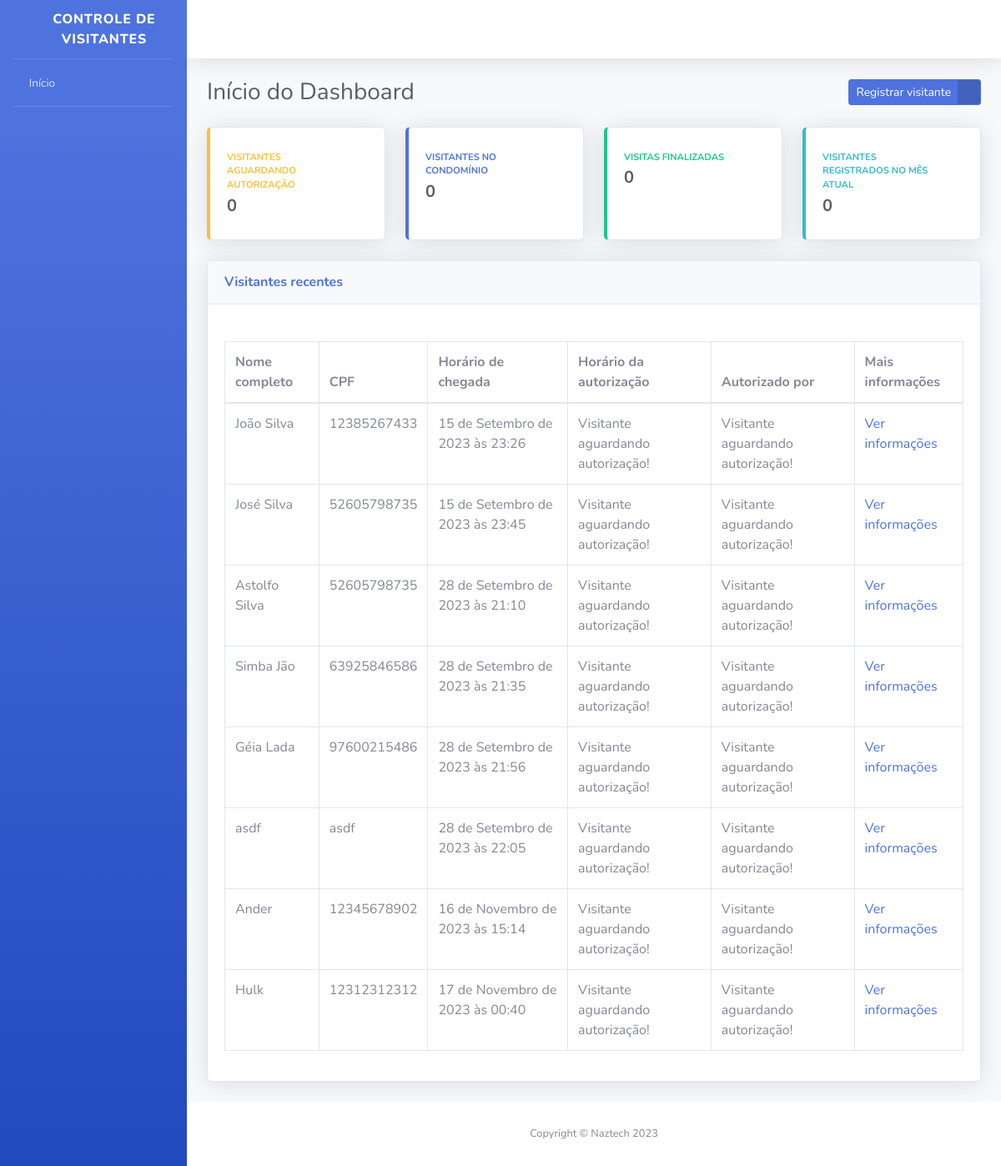
The page / on the database its author committed.
### visitantes/models.py (models this page shows, shortened)
class Visitor(models.Model):
    VISITOR_STATUS = [
        ("AGUARDANDO", "Aguardando autorização"),
        ("EM_VISITA", "Em visita"),
        ("FINALIZADO", "Visita Finalizada"),
    ]
    status = models.CharField(
        verbose_name="Status",
        max_length=10,
        choices=VISITOR_STATUS,
        default="AGUARDANDO"
    )
    full_name = models.CharField(
        verbose_name="Nome completo",
        max_length=100,
        blank=False,
        null=False
    )
    cpf = models.CharField(
        verbose_name="CPF",
        max_length=11,
        null=False
    )
    birth_date = models.DateField(
        verbose_name="Data de nascimento",
        auto_now_add=False,
        auto_now=False,
        null=False
    )
    house_number = models.PositiveSmallIntegerField(
        verbose_name="Número da casa a ser visitada",
    )
    license_plate = models.CharField(
        verbose_name="Placa do veículo",
        max_length=7,
        blank=True,
        null=True
    )
    arrival_time = models.DateTimeField(
        verbose_name="Horário de chegada na portaria",
        auto_now_add=True
    )
    leave_time = models.DateTimeField(
        verbose_name="Horário de saída da portaria",
        auto_now=False,
        blank=True,
        null=True
    )
    authorization_time = models.DateTimeField(
        verbose_name="Horário de autorização de entrada",
        auto_now=False,
        blank=True,
        null=True
    )
    responsible_resident = models.CharField(
        verbose_name="Nome do morador responsável por autorizar a entrada do visitante",
        max_length=194,
        blank=True,
    )
    registered_by = models.ForeignKey(
        "porteiros.Concierge",
        verbose_name="Responsável pelo registro",
        on_delete=models.PROTECT
    )
    def get_authorization_time(self):
        if self.authorization_time:
            return self.authorization_time
        return "Visitante aguardando autorização!"
    def get_responsible_resident(self):
        if self.responsible_resident:
            return self.responsible_resident
        return "Visitante aguardando autorização!"
    class Meta:
        verbose_name = "Visitor"
        verbose_name_plural = "Visitors"
        db_table = "visitor"

### usuarios/views.py (the view)
def index(request):
    all_visitors = Visitor.objects.all()
    context = {
        "nome_pagina": "Início do Dashboard",
        "all_visitors": all_visitors,
    }
    return render(request, 'index.html', context)

### templates/index.html (shortened to what this page needs)
{% extends "base.html" %}
{% block content %}
<div class="container-fluid">
    <div class="d-sm-flex align-items-center justify-content-between mb-4">
        <h1 class="h3 mb-0 text-gray-800">{{nome_pagina}}</h1>
        <a href="{% url "visitor_registration" %}" class="btn btn-primary btn-icon-split btn-sm">
            <span class="text">Registrar visitante</span>
            <span class="icon text-white-50">
                <i class="fas fa-user-plus"></i>
            </span>
        </a>
    </div>
    <div class="row">
        <div class="col-xl-3 col-md-6 mb-4">
            <div class="card border-left-warning shadow h-100 py-2">
                <div class="card-body">
                    <div class="row no-gutters align-items-center">
                        <div class="col mr-2">
                            <div class="text-xs font-weight-bold text-warning text-uppercase mb-1">Visitantes aguardando autorização</div>
                            <div class="h5 mb-0 font-weight-bold text-gray-800">0</div>
                        </div>
                        <div class="col-auto">
                            <i class="fas fa-user-lock fa-2x text-gray-300"></i>
                        </div>
                    </div>
                </div>
            </div>
        </div>
        <div class="col-xl-3 col-md-6 mb-4">
            <div class="card border-left-primary shadow h-100 py-2">
                <div class="card-body">
                    <div class="row no-gutters align-items-center">
                        <div class="col mr-2">
                            <div class="text-xs font-weight-bold text-primary text-uppercase mb-1">Visitantes no condomínio</div>
                            <div class="h5 mb-0 font-weight-bold text-gray-800">0</div>
                        </div>
                        <div class="col-auto">
                            <i class="fas fa-user-clock fa-2x text-gray-300"></i>
                        </div>
                    </div>
                </div>
            </div>
        </div>
        <div class="col-xl-3 col-md-6 mb-4">
            <div class="card border-left-success shadow h-100 py-2">
                <div class="card-body">
                    <div class="row no-gutters align-items-center">
                        <div class="col mr-2">
                            <div class="text-xs font-weight-bold text-success text-uppercase mb-1">Visitas finalizadas</div>
                            <div class="h5 mb-0 font-weight-bold text-gray-800">0</div>
                        </div>
                        <div class="col-auto">
                            <i class="fas fa-user-check fa-2x text-gray-300"></i>
                        </div>
                    </div>
                </div>
            </div>
        </div>
        <div class="col-xl-3 col-md-6 mb-4">
            <div class="card border-left-info shadow h-100 py-2">
                <div class="card-body">
                    <div class="row no-gutters align-items-center">
                        <div class="col mr-2">
                            <div class="text-xs font-weight-bold text-info text-uppercase mb-1">Visitantes registrados no mês atual</div>
                            <div class="h5 mb-0 font-weight-bold text-gray-800">0</div>
                        </div>
                        <div class="col-auto">
                            <i class="fas fa-users fa-2x text-gray-300"></i>
                        </div>
                    </div>
                </div>
            </div>
        </div>
    </div>
    <div class="card shadow mb-4">
        <div class="card-header py-3 d-sm-flex align-items-center justify-content-between mb-4">
            <h6 class="m-0 font-weight-bold text-primary">Visitantes recentes</h6>
        </div>
        <div class="card-body">
            <div class="table-responsive">
                <table class="table table-bordered">
                    <thead>
                        <th>Nome completo</th>
                        <th>CPF</th>
                        <th>Horário de chegada</th>
                        <th>Horário da autorização</th>
                        <th>Autorizado por</th>
                        <th>Mais informações</th>
                    </thead>
                    <tbody>
                        {% for visitor in all_visitors %}
                            <tr>
                                <td>{{ visitor.full_name }}</td>
                                <td>{{ visitor.cpf }}</td>
                                <td>{{ visitor.arrival_time }}</td>
                                <td>{{ visitor.get_authorization_time }}</td>
                                <td>{{ visitor.get_responsible_resident }}</td>
                                <td>
                                    <a href="{% url "visitor_information" id=visitor.id %}">
                                        Ver informações
                                    </a>
                                </td>
                            </tr>
                        {% endfor %}
                    </tbody>
                </table>
            </div>
        </div>
    </div>
</div>
{% endblock content %}

### rows shown on the page
Visitor: full_name "João Silva", cpf "12385267433", arrival_time "15 de Setembro de 2023 às 23:26", get_authorization_time "Visitante aguardando autorização!", get_responsible_resident "Visitante aguardando autorização!"
Visitor: full_name "José Silva", cpf "52605798735", arrival_time "15 de Setembro de 2023 às 23:45", get_authorization_time "Visitante aguardando autorização!", get_responsible_resident "Visitante aguardando autorização!"
Visitor: full_name "Astolfo Silva", cpf "52605798735", arrival_time "28 de Setembro de 2023 às 21:10", get_authorization_time "Visitante aguardando autorização!", get_responsible_resident "Visitante aguardando autorização!"
Visitor: full_name "Simba Jão", cpf "63925846586", arrival_time "28 de Setembro de 2023 às 21:35", get_authorization_time "Visitante aguardando autorização!", get_responsible_resident "Visitante aguardando autorização!"
Visitor: full_name "Géia Lada", cpf "97600215486", arrival_time "28 de Setembro de 2023 às 21:56", get_authorization_time "Visitante aguardando autorização!", get_responsible_resident "Visitante aguardando autorização!"
Visitor: full_name "asdf", cpf "asdf", arrival_time "28 de Setembro de 2023 às 22:05", get_authorization_time "Visitante aguardando autorização!", get_responsible_resident "Visitante aguardando autorização!"
Visitor: full_name "Ander", cpf "12345678902", arrival_time "16 de Novembro de 2023 às 15:14", get_authorization_time "Visitante aguardando autorização!", get_responsible_resident "Visitante aguardando autorização!"
Visitor: full_name "Hulk", cpf "12312312312", arrival_time "17 de Novembro de 2023 às 00:40", get_authorization_time "Visitante aguardando autorização!", get_responsible_resident "Visitante aguardando autorização!"

### other values the page prints
{{ nome_pagina }} "Início do Dashboard"
